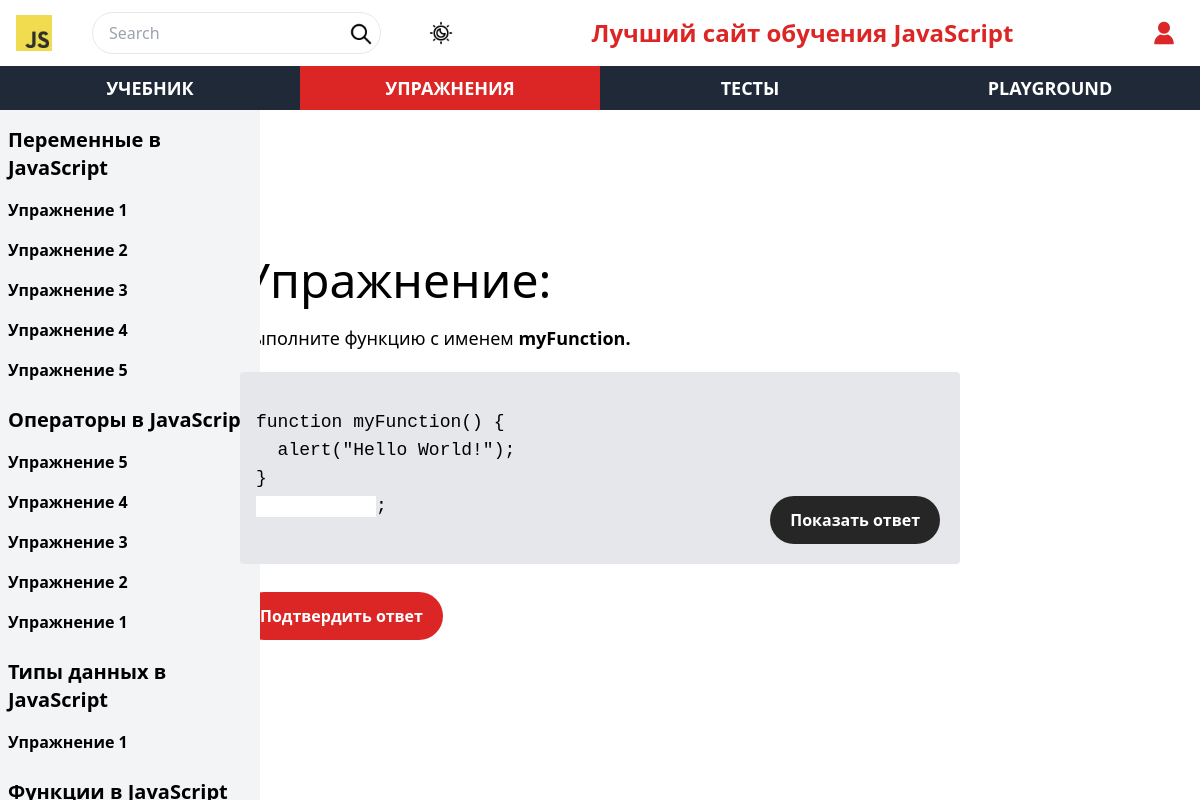
Screenshot of /tasks/tasks12.php with the database file from the repository.
### tables this page shows
CREATE TABLE `tasks` (
  `id` int NOT NULL,
  `task_number` int NOT NULL,
  `task_theme_id` int NOT NULL,
  `title` varchar(255) NOT NULL,
  `task` varchar(255) NOT NULL
);

CREATE TABLE `tasks_themes` (
  `id` int NOT NULL,
  `name` varchar(255) NOT NULL
);

### tasks/components/aside.php (the view, shortened to what this page needs)
<?php
$pdo = getPDO();
$query1 = "SELECT tasks.id, tasks.task_number, tasks.task_theme_id, tasks_themes.name FROM `tasks` JOIN tasks_themes ON tasks.task_theme_id = tasks_themes.id ORDER BY `tasks`.`task_theme_id` ASC;";
$statement1 = $pdo->query($query1);
$results1 = $statement1->fetchAll(PDO::FETCH_ASSOC);
?>
<aside class="siderbar fixed top-0 left-0 h-full mt-[110px] bg-gray-100 2xl:w-[330px] w-[260px] flex flex-col">
  <div class="scrollbox overflow-auto">
    <div class="scrollbox-inner pb-[110px] tasksAside" id="sidebar-content">
      <?php
      $prev = null;
      foreach ($results1 as $value) {
        if ($value["name"] !== $prev) {
          echo "<h3 class=\"text-xl font-bold mb-2 pl-2 mt-4\">{$value["name"]}</h3>";
        }
        echo "<a class=\"block pl-2 py-2  font-semibold hover:bg-neutral-500 hover:text-white\" href=\"tasks{$value["id"]}.php\">Упражнение {$value['task_number']}</a>";
        $prev = $value["name"];
      } ?>
    </div>
  </div>
</aside>

### tasks/components/taskScript.php (shortened to what this page needs)
<?php
function escape_tags($string) {
  $string = str_replace("<", "&lt;", $string);
  $string = str_replace(">", "&gt;", $string);
  return $string;
}
$pdo = getPDO();
$URLArray = explode('/', $_SERVER['REQUEST_URI']);
$currentURL = end($URLArray);
preg_match('/\d+/', $currentURL, $matches);
$pageId = intval($matches[0]);
$query = "SELECT title, task FROM tasks WHERE id = $pageId";
$statement1 = $pdo->query($query);
$results1 = $statement1->fetchAll(PDO::FETCH_ASSOC);
$title = $results1[0]["title"];
$task = $results1[0]["task"];
$RegExp = '/!(.*?)!/';
$RegExpResTitle = [];
preg_match_all($RegExp, $title, $RegExpResTitle);
$task = escape_tags($task);
$task = preg_replace($RegExp, "<input type=\"text\" class=\"inputTask\">", $task);
for ($i = 0; $i < count($RegExpResTitle[0]); $i++) {
  $title = str_replace($RegExpResTitle[0][$i], "<span class=\"font-bold\">" . $RegExpResTitle[1][$i] . "</span>", $title);
}

### css/style.css (style rules this page uses)
html, :host { line-height: 1.5; -webkit-text-size-adjust: 100%; -moz-tab-size: 4; -o-tab-size: 4; tab-size: 4; font-family: ui-sans-serif, system-ui, sans-serif, "Apple Color Emoji", "Segoe UI Emoji", "Segoe UI Symbol", "Noto Color Emoji"; font-feature-settings: normal; font-variation-settings: normal; -webkit-tap-highlight-color: transparent; }
body { margin: 0; line-height: inherit; }
h1, h2, h3, h4, h5, h6 { font-size: inherit; font-weight: inherit; }
a { color: inherit; text-decoration: inherit; }
button, input, optgroup, select, textarea { font-family: inherit; font-feature-settings: inherit; font-variation-settings: inherit; font-size: 100%; font-weight: inherit; line-height: inherit; color: inherit; margin: 0; padding: 0; }
blockquote, dl, dd, h1, h2, h3, h4, h5, h6, hr, figure, p, pre { margin: 0; }
input::placeholder, textarea::placeholder { opacity: 1; color: #9ca3af; }
.fixed { position: fixed; }
.left-0 { left: 0px; }
.top-0 { top: 0px; }
.mb-2 { margin-bottom: 0.5rem; }
.mt-4 { margin-top: 1rem; }
.mt-\[110px\] { margin-top: 110px; }
.block { display: block; }
.flex { display: flex; }
.h-full { height: 100%; }
.w-\[260px\] { width: 260px; }
.flex-col { flex-direction: column; }
.overflow-auto { overflow: auto; }
.bg-gray-100 { --tw-bg-opacity: 1; background-color: rgb(243 244 246 / var(--tw-bg-opacity)); }
.py-2 { padding-top: 0.5rem; padding-bottom: 0.5rem; }
.pb-\[110px\] { padding-bottom: 110px; }
.pl-2 { padding-left: 0.5rem; }
.text-xl { font-size: 1.25rem; line-height: 1.75rem; }
.font-bold { font-weight: 700; }
.font-semibold { font-weight: 600; }

### rows the page displays
tasks: task_theme.name "Переменные в JavaScript", task_number "1"
tasks: task_number "2"
tasks: task_number "3"
tasks: task_number "4"
tasks: task_number "5"
tasks: task_theme.name "Операторы в JavaScript", task_number "5"
tasks: task_number "4"
tasks: task_number "3"
tasks: task_number "2"
tasks: task_number "1"
tasks: task_theme.name "Типы данных в JavaScript", task_number "1"
tasks: title "Выполните функцию с именем myFunction."
